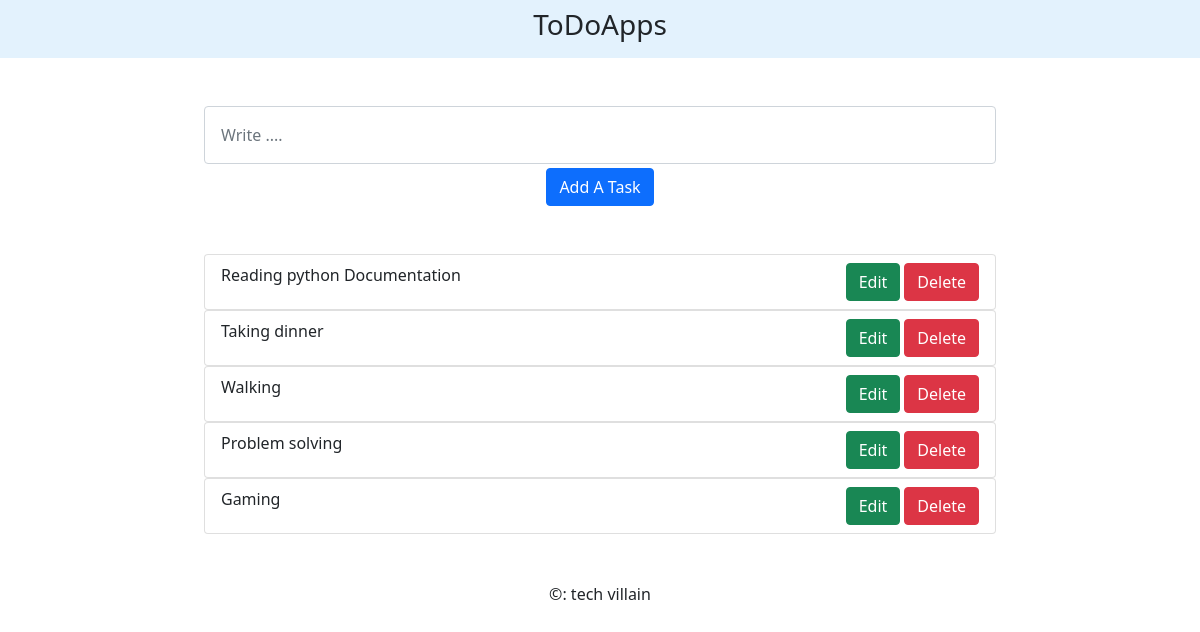
The app's page /, older data.
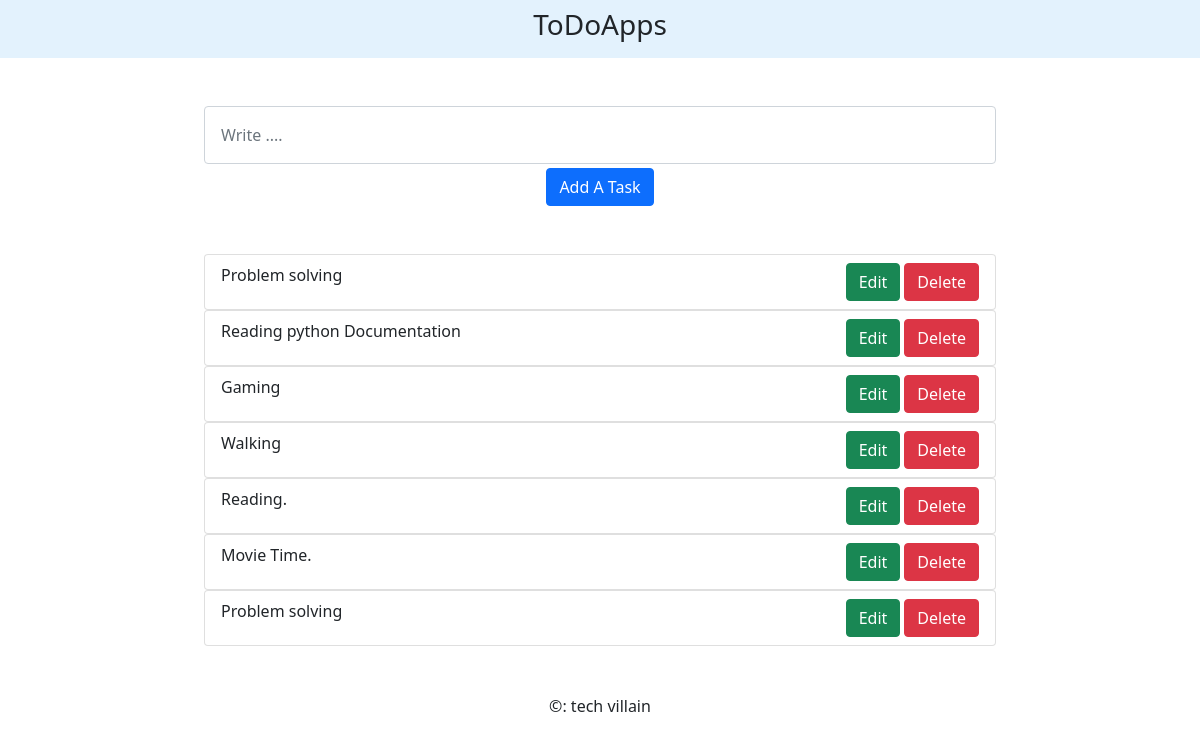
The same page, newer data.
### second/models.py (models this page shows, shortened)
class ItemList(models.Model):
	content = models.CharField(max_length=250)
	taking_date = models.DateTimeField(auto_now=True)
	class Meta:
		ordering = ('taking_date',)

### second/views.py (the view)
# urls.py: 2. Add a URL to urlpatterns:  path('', views.home, name='home')
def home(request):
	viewContent=request.POST.get('content')
	if request.method == 'POST' :
		dt=ItemList(content=viewContent)
		dt.save()
		messages.success(request,'Successfully Saved')
		return redirect('/') #To solved 'reload and automatically add' problem
	documents=ItemList.objects.all().order_by('taking_date')
	context={
		'documents' : documents,
	}
	return render(request, 'index.html',context)

### templates/index.html (shortened to what this page needs)
<!DOCTYPE html>
<html>
	<head>
		<link href="https://cdn.jsdelivr.net/npm/bootstrap@5.0.2/dist/css/bootstrap.min.css" rel="stylesheet">
	</head>
	<body>
		<nav class="navbar navbar-light row" style="background-color: #e3f2fd;">
			<div class="col-8 text-center">
				<h3>ToDoApps</h3>
			</div>
		</nav>
			<div class="row mt-5">
				<div class="col-2"></div>
				<div class="col-8">
					<form action="" method="post" class="form-inline">
					<input type="text" name="content" class="form-control p-3" placeholder="Write ...." required="">
					<div class="text-center">
					<button class="btn btn-primary mt-1 mb-5">Add A Task</button>
					</div>
					</form>
					<div>
						{% for doc in documents %}
						<ul class="list-group">
						<li class="list-group-item">{{doc.content}}
								<a href="/delete_item/{{doc.id}}" class="btn btn-danger float-end ms-1">Delete</a>
								<a href="/edit/{{doc.id}}" class="btn btn-success float-end">Edit</a>
						</li>
						</ul>
						{% endfor %}
					</div>
				</div>
				<div class="col-2"></div>
			</div>
			<div class="text-center my-5">
				<div>&copy: tech villain</div>
			</div>
	</body>
</html>

Row changes from the older to the newer data that the page shows:
removed ItemList: content "Taking dinner"
shown differently, row unchanged: ItemList (number 1 of 7 on the later page): moves up the list
changed ItemList "Gaming": moves up the list
added ItemList: content "Reading."
added ItemList: content "Movie Time."
added ItemList: content "Problem solving"
